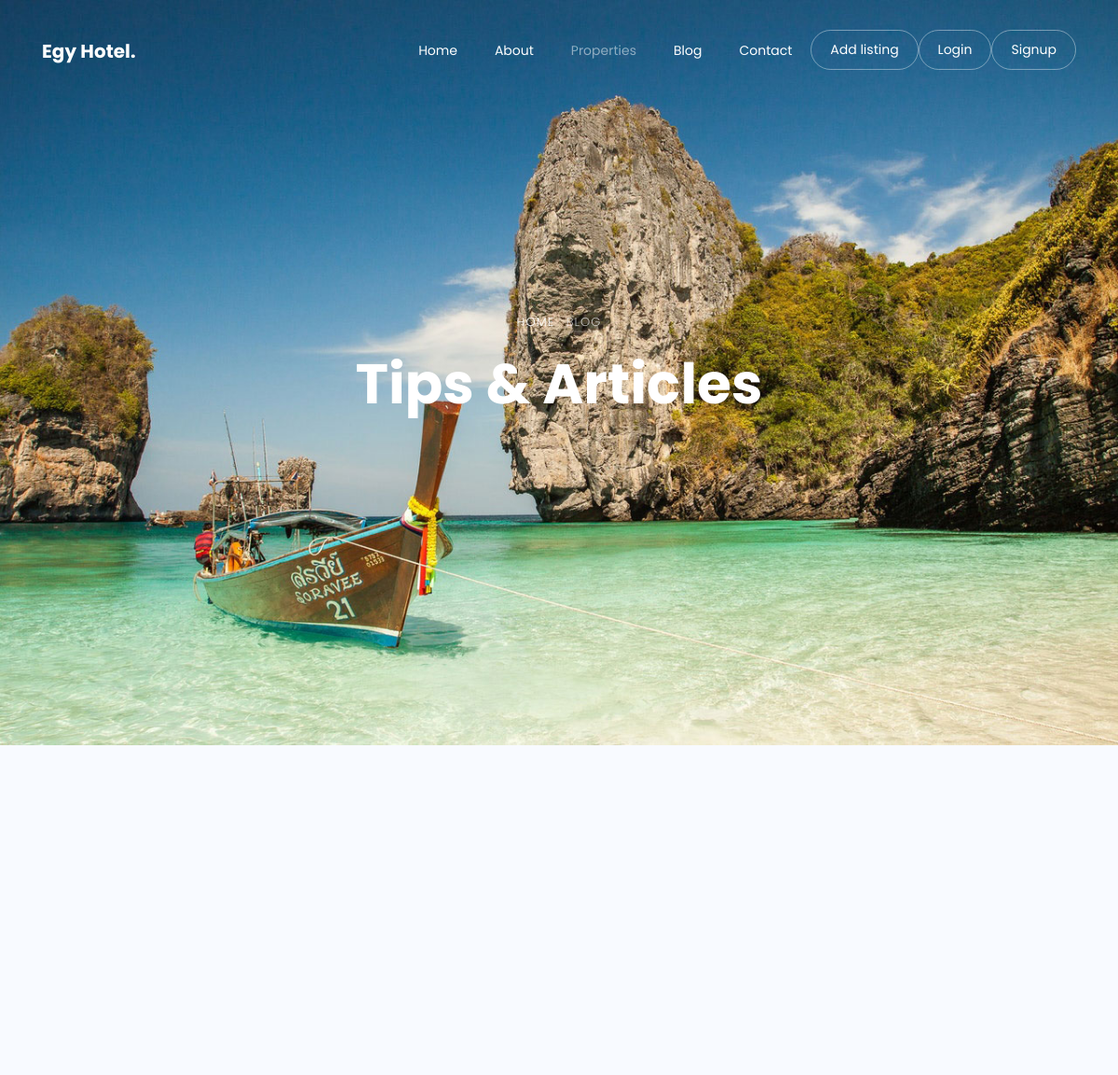
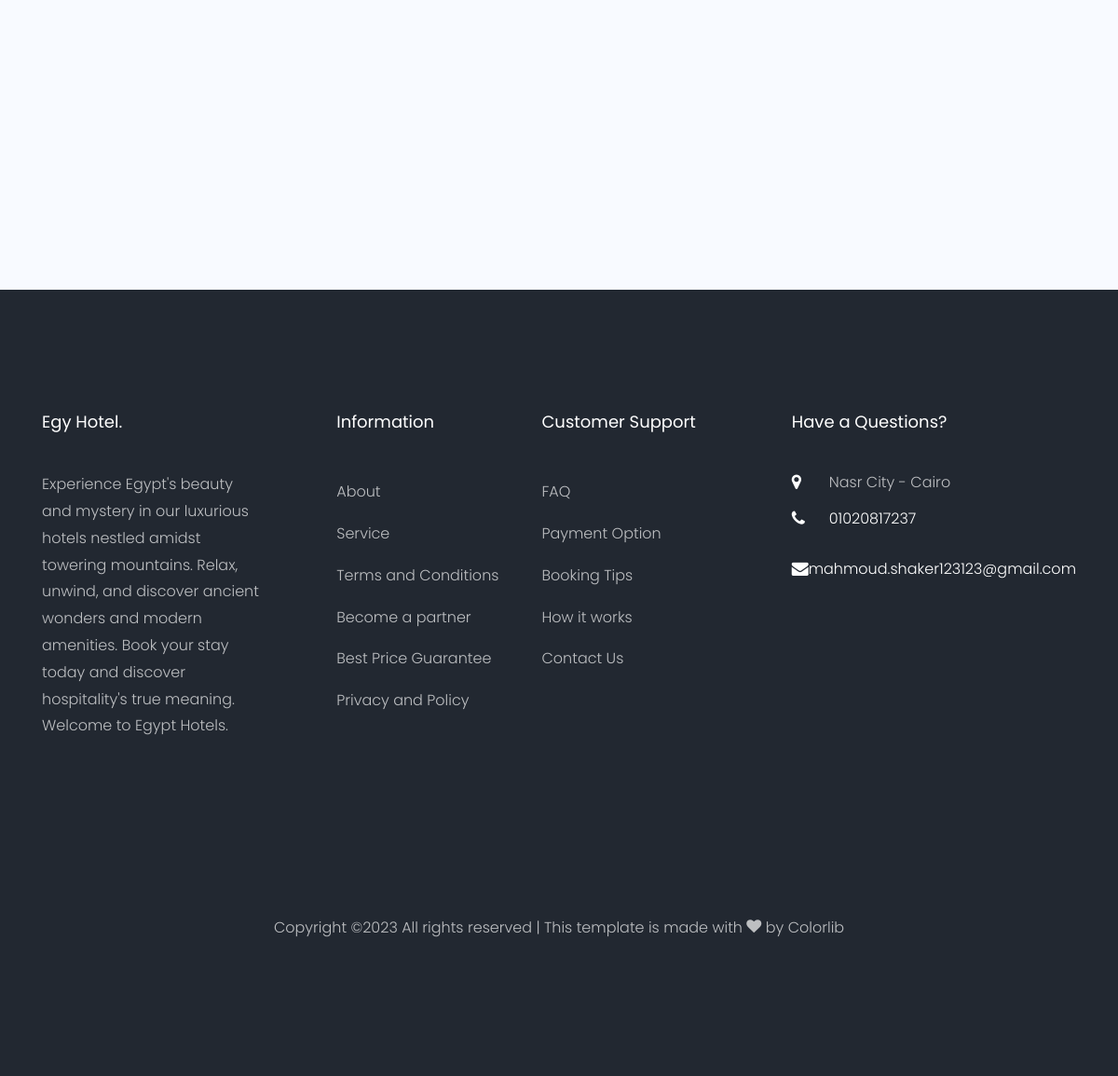
Screenshot of /blog/ with the database file from the repository (2 pictures, top to bottom).
### settings/models.py (models this page shows, shortened)
class Settings(models.Model):
    site_name = models.CharField(max_length=50)
    image = models.ImageField(upload_to='settings/')
    phone = models.CharField(max_length=20)
    email = models.EmailField( max_length=254)
    description = models.TextField(max_length=300)
    fb_link = models.URLField( max_length=200)
    twitter_link = models.URLField( max_length=200)
    instagram_link = models.URLField( max_length=200)
    address = models.CharField(max_length=100)

### blog/views.py (the view)
# urls.py: path('',PostList.as_view(),name='post_list'),
class PostList(ListView):
    model = Post
    paginate_by = 6
    def get_queryset(self):
        name = self.request.GET.get('q','')
        object_list = Post.objects.filter(
            Q(title__icontains=name) |
             Q(description__icontains=name)
        )
        return object_list

### blog/models.py (called while the page is built)
    def __str__(self):
        return self.title

    def get_absolute_url(self):
        return reverse("blog:post_detail", kwargs={"slug": self.slug})

### blog/templates/blog/post_list.html (shortened to what this page needs)
{% extends 'base.html' %}
{% load static %}
    {% block body %}
    <div class="hero-wrap js-fullheight" style="background-image: url({% static 'images/bg_4.jpg'%});">
      <div class="container">
        <div class="row no-gutters slider-text js-fullheight align-items-center justify-content-center" data-scrollax-parent="true">
          <div class="col-md-9 ftco-animate text-center" data-scrollax=" properties: { translateY: '70%' }">
            <p class="breadcrumbs" data-scrollax="properties: { translateY: '30%', opacity: 1.6 }"><span class="mr-2"><a href="index.html">Home</a></span> <span>Blog</span></p>
            <h1 class="mb-3 bread" data-scrollax="properties: { translateY: '30%', opacity: 1.6 }">Tips &amp; Articles</h1>
          </div>
        </div>
      </div>
    </div>
    <section class="ftco-section bg-light">
      <div class="container">
        <div class="row d-flex">
        </div>
      </div>
    </section>
    {% endblock body %}

### templates/base.html (shortened to what this page needs)
{% load static %}
<!DOCTYPE html>
<html lang="en">
<head>
  <link rel="stylesheet" href="{% static 'css/open-iconic-bootstrap.min.css'%}">
  <link rel="stylesheet" href="{% static 'css/animate.css'%}">
  <link rel="stylesheet" href="{% static 'css/owl.carousel.min.css'%}">
  <link rel="stylesheet" href="{% static 'css/owl.theme.default.min.css'%}">
  <link rel="stylesheet" href="{% static 'css/magnific-popup.css'%}">
  <link rel="stylesheet" href="{% static 'css/aos.css'%}">
  <link rel="stylesheet" href="{% static 'css/ionicons.min.css'%}">
  <link rel="stylesheet" href="{% static 'css/bootstrap-datepicker.css'%}">
  <link rel="stylesheet" href="{% static 'css/jquery.timepicker.css'%}">
  <link rel="stylesheet" href="{% static 'css/flaticon.css'%}">
  <link rel="stylesheet" href="{% static 'css/icomoon.css'%}">
  <link rel="stylesheet" href="{% static 'css/style.css'%}">
</head>
<body>
  <nav class="navbar navbar-expand-lg navbar-dark ftco_navbar bg-dark ftco-navbar-light" id="ftco-navbar">
    <div class="container">
      <a class="navbar-brand" href="/">{{myfooter.site_name}}</a>
      <div class="collapse navbar-collapse" id="ftco-nav">
        <ul class="navbar-nav ml-auto">
          <li class="nav-item"><a href="/" class="nav-link">Home</a></li>
          <li class="nav-item"><a href="{% url 'about:about' %}" class="nav-link">About</a></li>
          <li class="nav-item active"><a href="{% url 'property:property_list' %}" class="nav-link">Properties</a></li>
          <li class="nav-item"><a href="{% url 'blog:post_list' %}" class="nav-link">Blog</a></li>
          <li class="nav-item"><a href="{% url 'home:contact_us' %}" class="nav-link">Contact</a></li>
          <li class="nav-item cta"><a href="contact.html" class="nav-link"><span>Add listing</span></a></li>
          {% if request.user.is_authenticated %}
            <li class="nav-item cta"><a href="{% url 'accounts:profile' %}" class="nav-link">Profile</a></li>
          {% else %}
            <li class="nav-item cta"><a href="{% url 'login' %}" class="nav-link"><span>Login</span></a></li>
            <li class="nav-item cta"><a href="{% url 'accounts:signup' %}" class="nav-link"><span>Signup</span></a></li>
          {% endif %}
        </ul>
      </div>
    </div>
  </nav>
  {% block body %}
  {% endblock body %}
  <footer class="ftco-footer ftco-bg-dark ftco-section">
    <div class="container">
      <div class="row mb-5">
        <div class="col-md">
          <div class="ftco-footer-widget mb-4">
            <h2 class="ftco-heading-2">{{myfooter.site_name}}</h2>
            <p>{{myfooter.description}}</p>
            <ul class="ftco-footer-social list-unstyled float-md-left float-lft mt-5">
            </ul>
          </div>
        </div>
        <div class="col-md">
          <div class="ftco-footer-widget mb-4 ml-md-5">
            <h2 class="ftco-heading-2">Information</h2>
            <ul class="list-unstyled">
              <li><a href="#" class="py-2 d-block">About</a></li>
              <li><a href="#" class="py-2 d-block">Service</a></li>
              <li><a href="#" class="py-2 d-block">Terms and Conditions</a></li>
              <li><a href="#" class="py-2 d-block">Become a partner</a></li>
              <li><a href="#" class="py-2 d-block">Best Price Guarantee</a></li>
              <li><a href="#" class="py-2 d-block">Privacy and Policy</a></li>
            </ul>
          </div>
        </div>
        <div class="col-md">
          <div class="ftco-footer-widget mb-4">
            <h2 class="ftco-heading-2">Customer Support</h2>
            <ul class="list-unstyled">
              <li><a href="#" class="py-2 d-block">FAQ</a></li>
              <li><a href="#" class="py-2 d-block">Payment Option</a></li>
              <li><a href="#" class="py-2 d-block">Booking Tips</a></li>
              <li><a href="#" class="py-2 d-block">How it works</a></li>
              <li><a href="#" class="py-2 d-block">Contact Us</a></li>
            </ul>
          </div>
        </div>
        <div class="col-md">
          <div class="ftco-footer-widget mb-4">
            <h2 class="ftco-heading-2">Have a Questions?</h2>
            <div class="block-23 mb-3">
              <ul>
                <li><span class="icon icon-map-marker"></span><span class="text">{{myfooter.address}}</span></li>
                <li><a href="#"><span class="icon icon-phone"></span><span class="text">{{myfooter.phone}}</span></a></li>
                <li><a href="#"><span class="icon icon-envelope"></span><span
                      class="text">{{myfooter.email}}</span></a></li>
              </ul>
            </div>
          </div>
        </div>
      </div>
      <div class="row">
        <div class="col-md-12 text-center">
          <p>
            Copyright &copy; All rights reserved | This template is made with <i class="icon-heart" aria-hidden="true"></i> by
            <a href="https://colorlib.com" target="_blank">Colorlib</a>
          </p>
        </div>
      </div>
    </div>
  </footer>
</body>
</html>

### static/css/icomoon.css (style rules this page uses)
[class^="icon-"], [class*=" icon-"] { font-family: 'icomoon' !important; speak: none; font-style: normal; font-weight: normal; font-variant: normal; text-transform: none; line-height: 1; -webkit-font-smoothing: antialiased; -moz-osx-font-smoothing: grayscale; }
.icon-heart:before { content: "\f004"; }
.icon-map-marker:before { content: "\f041"; }
.icon-phone:before { content: "\f095"; }
.icon-envelope:before { content: "\f0e0"; }

### rows the page displays
Settings: site_name "Egy Hotel.", description "Experience Egypt's beauty and mystery in our luxurious hotels nestled amidst towering mountains. Relax, unwind, and discover ancient wonders and modern amenities. Book your stay today and discover hospitality's true meaning. Welcome to Egypt Hotels.", address "Nasr City - Cairo", phone "01020817237", email "mahmoud.shaker123123@gmail.com"
